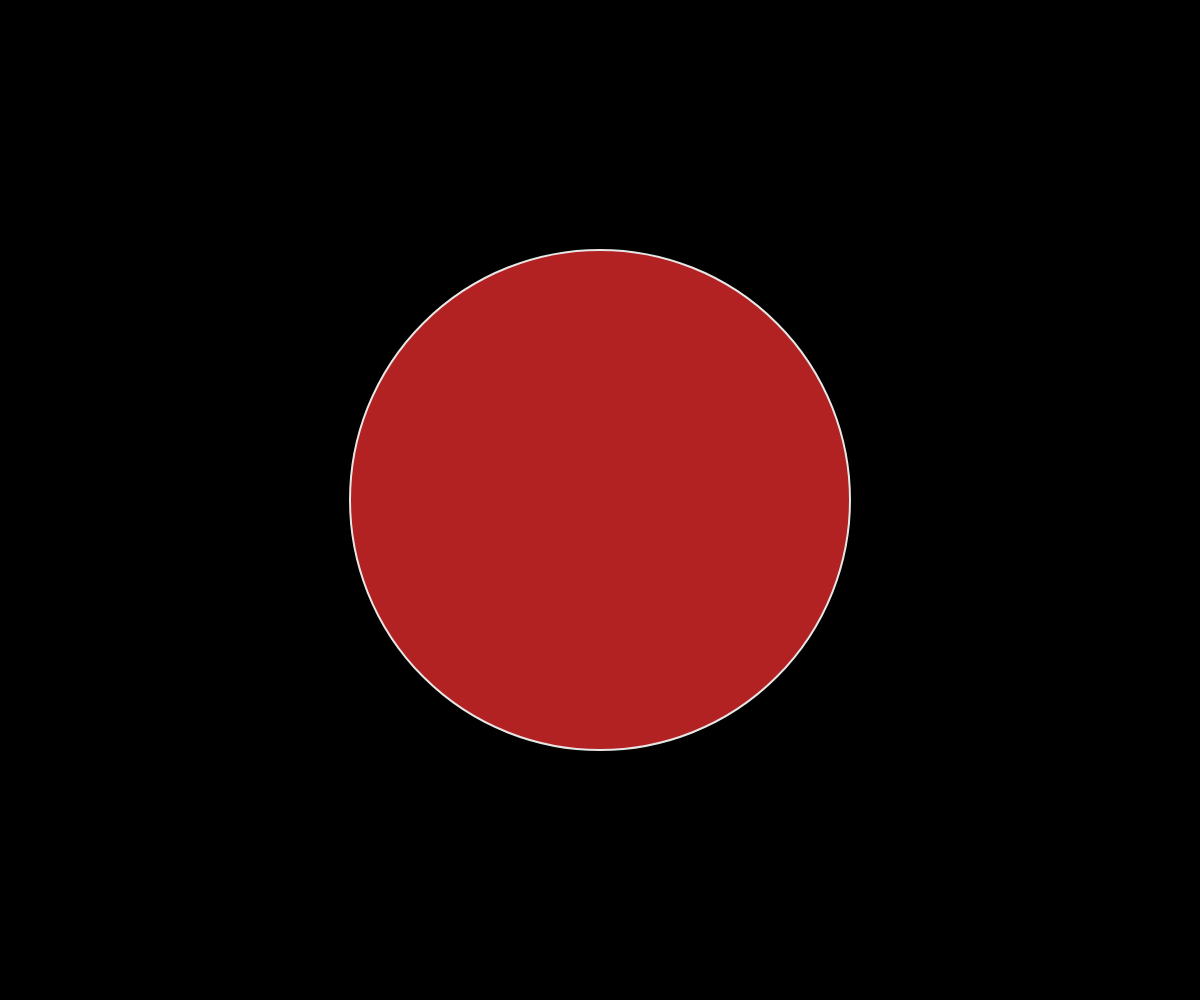
Frame 1 (no input)
Frame 60 (no input): identical to frame 1, image omitted
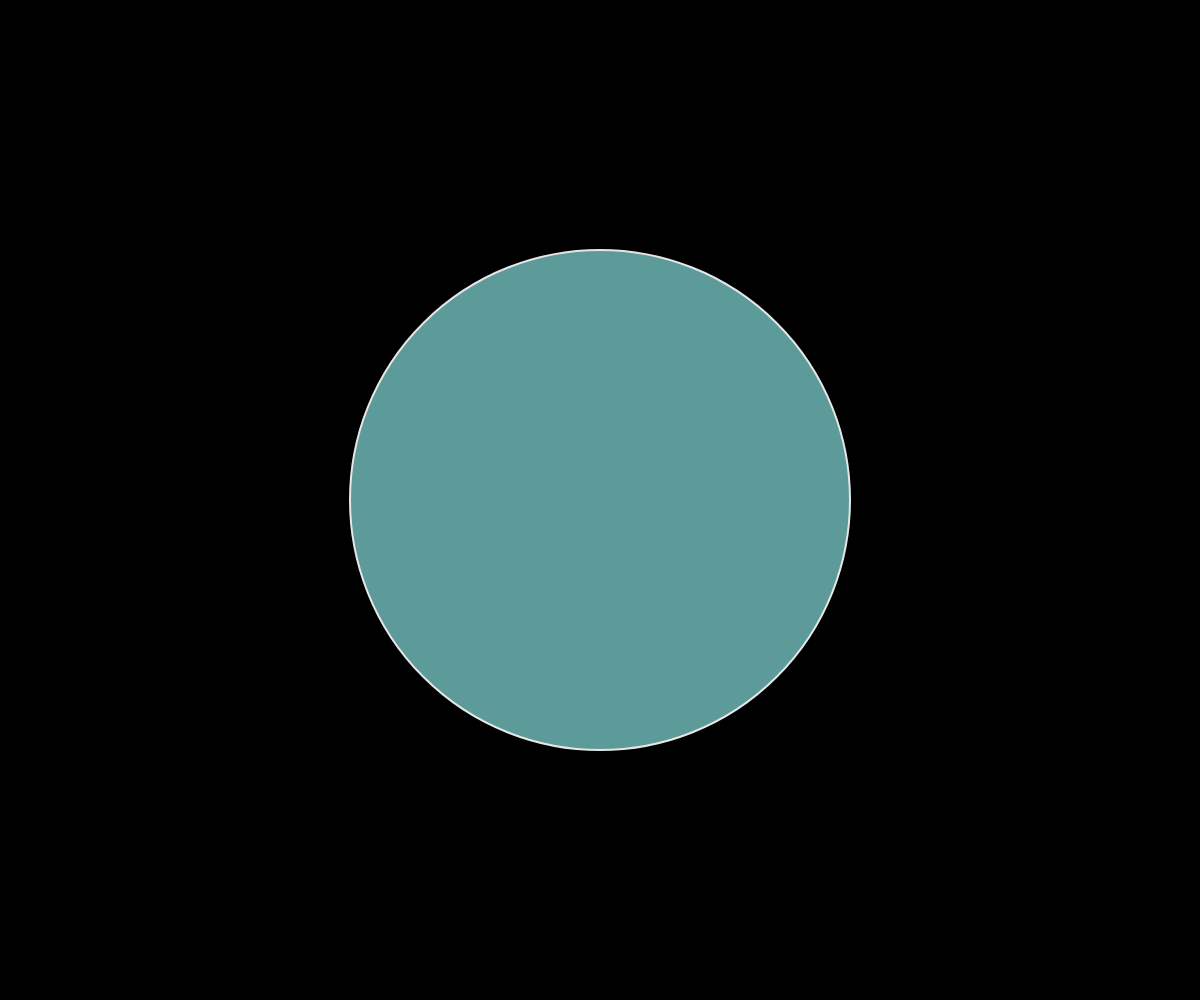
Frame 120 (the mouse pressed at the canvas centre since frame 60)

The p5.js sketch that drew these frames (run headless with seeded random() and noise() and a simulated clock; from frame 60 on, the mouse is pressed at the canvas centre):

// p5.js sketch
// ── sketch.js
let laranjas;

function setup() {
	createCanvas(windowWidth, windowHeight);
	background(0)

}

function draw() {

	background(0)
	if(mouseY>=height/2 && mouseX<=width/2) {
	
		fill(93,155,155); //azul
	}	
else if (mouseY<height/2 && mouseX<=width/2) {

	fill (178,34,34); //vermelho
}
else if(mouseY<height/2 && mouseX>width/2) { 

	fill(119,221,119); //verde
} 
else{
	noFill();
}

	stroke(230);
	strokeWeight(2);
	circle(width / 2, height / 2, height / 2);


}
